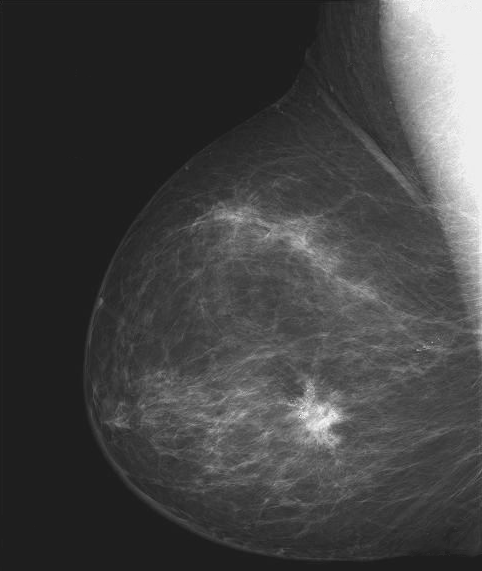
%> input picture dataImages/Fig0304(a)(breast_digital_Xray).tif, 482 x 571 px
$ octave C2_B2_1.m   (GNU Octave 9; MATLAB toolbox functions it lacks are replaced by stand-ins)
%> lines starting %> are read from the running program, lines starting %| are printed output that depends on the picture; in (x1, y1, x2, y2) boxes, pixels count from 0 and x2, y2 are one past the last pixel; in counts of white or black regions, pixels touching at a corner belong together; the program's own positions count from 1
% B??c 1: ??c ?nh
r = imread('Fig0304(a)(breast_digital_Xray).tif');  % ??c ?nh ?a m?c xám
%> r is the input picture: size 571x482 uint8; min 21, max 255, mean 66.7

% B??c 2: Phân tích s? phân b? m?c xám c?a ?nh r
L = 256;  % S? c?p m?c xám (8-bit ?nh)
sa = L - 1 - r;  % Bi?n ??i âm b?n ?nh
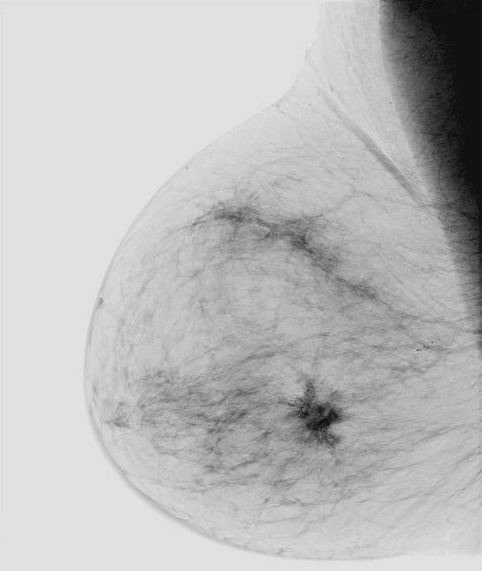
%> sa: size 571x482 uint8; min 0, max 234, mean 188.3

% B??c 3: Chuy?n ??i ?nh thành ?nh nh? phân v?i ng??ng t = 127
t = 127;  % Ng??ng
bw = r >= t;  % T?o ?nh nh? phân: pixel > t là 1, pixel < t là 0
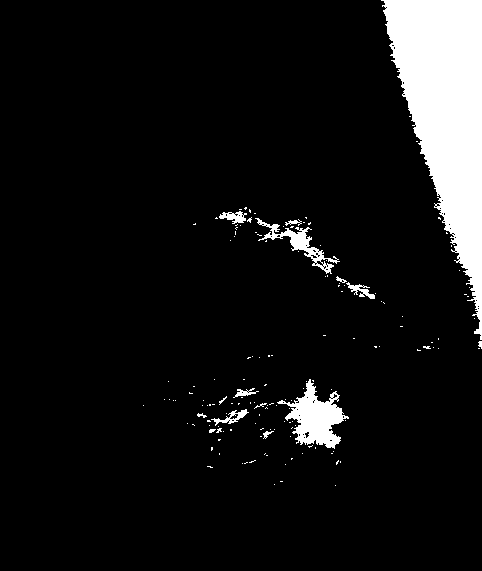
%> bw: size 571x482 logical; 8% white; 151 white regions (136 under 20 px), largest, box (x1, y1, x2, y2) and area: (381, 0, 482, 340) 17692, (277, 379, 349, 449) 2198, (255, 218, 340, 274) 920

% Hi?n th? các ?nh trong cùng m?t c?a s?
figure;

% ?nh g?c
subplot(2,3,1);  % Chia c?a s? thành 2 hàng, 3 c?t, hi?n th? ?nh g?c ? v? trí 1
imshow(r);
title('?nh g?c');

% L??c ?? m?c xám c?a ?nh g?c
subplot(2,3,2);  % Hi?n th? l??c ?? m?c xám c?a ?nh g?c
imhist(r);
title('L??c ?? m?c xám c?a ?nh g?c');

% ?nh âm b?n
subplot(2,3,3);  % Hi?n th? ?nh âm b?n ? v? trí 3
imshow(sa);
title('?nh âm b?n');

% L??c ?? m?c xám c?a ?nh âm b?n
subplot(2,3,4);  % Hi?n th? l??c ?? m?c xám c?a ?nh âm b?n
imhist(sa);
title('L??c ?? m?c xám c?a ?nh âm b?n');

% ?nh nh? phân
subplot(2,3,5);  % Hi?n th? ?nh nh? phân ? v? trí 5
imshow(bw);
title('?nh nh? phân');

% L??c ?? m?c xám c?a ?nh nh? phân (N?u c?n)
subplot(2,3,6);  % Hi?n th? l??c ?? m?c xám c?a ?nh nh? phân
imhist(bw);
title('L??c ?? m?c xám c?a ?nh nh? phân');
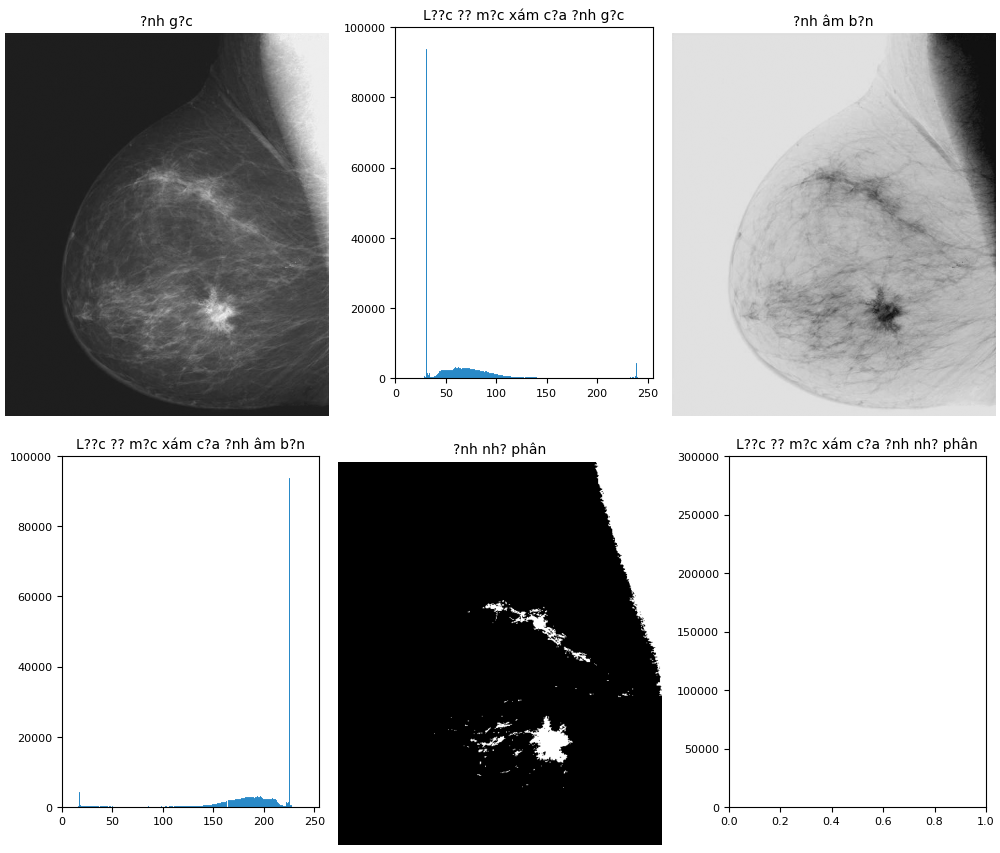
%> figure redrawn from the program's plot data, 6 panels
